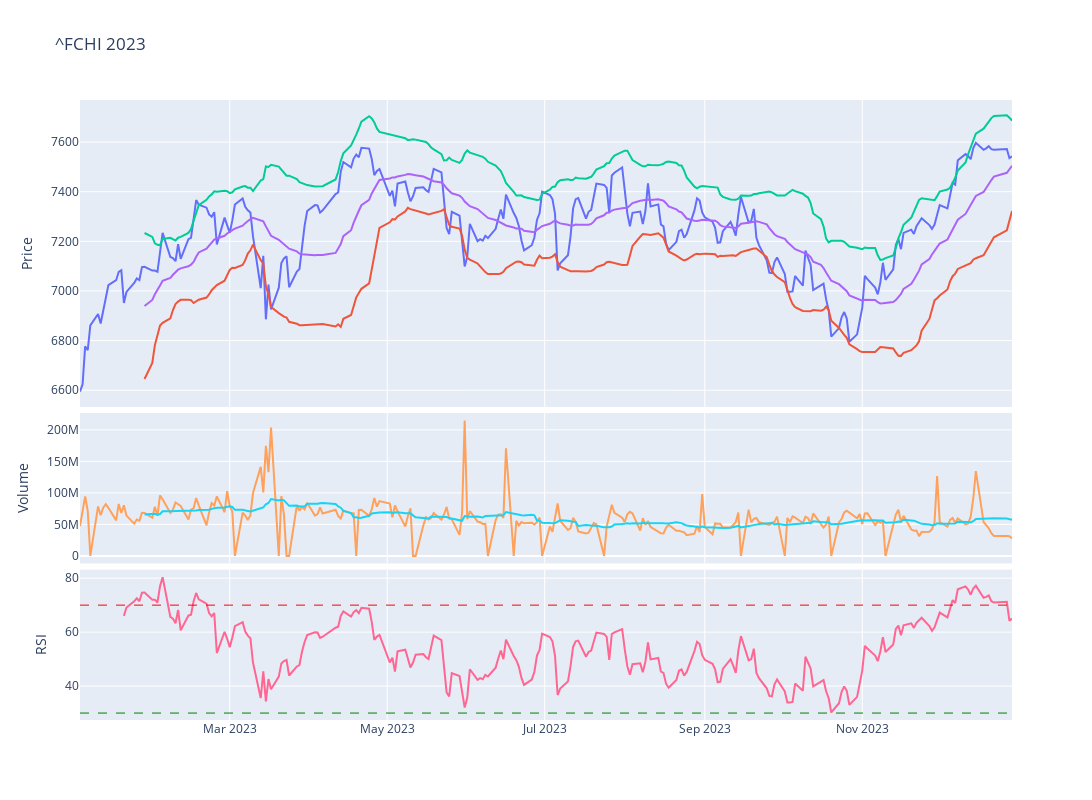

Source (notebook cell):
### Code cell
# Plot the adjusted close price of the ^IBEX for year
fig = make_subplots(rows=4, cols=1,shared_xaxes=True,vertical_spacing=0.01,specs=[[{'rowspan':2,'colspan':1}],[None],[{'rowspan':1,'colspan':1}],[{'rowspan':1,'colspan':1}]])

# Graph (1,1)
fig.add_trace(go.Scatter(x=stock_cac['Adj Close'].loc[year].index,y=stock_cac['Adj Close'].loc[year],mode="lines",name=f'{ticker}'),row=1,col=1)
fig.add_trace(go.Scatter(x=stock_cac['BB_Lower'].loc[year].index,y=stock_cac['BB_Lower'].loc[year],mode="lines",name='BB_Lower'),row=1,col=1)
fig.add_trace(go.Scatter(x=stock_cac['BB_Upper'].loc[year].index,y=stock_cac['BB_Upper'].loc[year],mode="lines",name='BB_Upper'),row=1,col=1)
fig.add_trace(go.Scatter(x=stock_cac['MMA20'].loc[year].index,y=stock_cac['MMA20'].loc[year],mode="lines",name='MMA20'),row=1,col=1)
# Update xaxis properties
fig.update_yaxes(title_text="Price", row=1, col=1)

# Graph (3,1)
fig.add_trace(go.Scatter(x=stock_cac['Volume'].loc[year].index,y=stock_cac['Volume'].loc[year],mode="lines",name='Volume'),row=3, col=1)
fig.add_trace(go.Scatter(x=stock_cac['Volume'].loc[year].index,y=stock_cac['Volume'].loc[year].rolling(20).mean(),mode="lines",name='MMA20'),row=3,col=1)
fig.update_yaxes(title_text="Volume", row=3, col=1)

# Graph (4,1)
fig.add_trace(go.Scatter(x=stock_cac['RSI'].loc[year].index,y=stock_cac['RSI'].loc[year],mode="lines",name='RSI'),row=4, col=1)
fig.add_hline(y=30, line_width=1, line_dash="dash", line_color="green",row=4,col=1)
fig.add_hline(y=70, line_width=1, line_dash="dash", line_color="red",row=4,col=1)
fig.update_yaxes(title_text="RSI", row=4, col=1)

fig.update_layout(height=800, width=1300,showlegend=False,title=f"{ticker} {year}")

fig.show()

### Figure 1 — Plotly figure (JSON) as saved in the notebook; plotly's stock layout.template omitted (floating-point values rounded to 4 significant figures; data arrays with more than 128 entries replaced by an {"elided": "..."} marker saying what was removed)
{"data": [{"mode": "lines", "name": "^FCHI", "type": "scatter", "x": {"elided": "255 str values"}, "xaxis": "x", "y": {"elided": "255 float values"}, "yaxis": "y"}, {"mode": "lines", "name": "BB_Lower", "type": "scatter", "x": {"elided": "255 str values"}, "xaxis": "x", "y": {"elided": "255 float values"}, "yaxis": "y"}, {"mode": "lines", "name": "BB_Upper", "type": "scatter", "x": {"elided": "255 str values"}, "xaxis": "x", "y": {"elided": "255 float values"}, "yaxis": "y"}, {"mode": "lines", "name": "MMA20", "type": "scatter", "x": {"elided": "255 str values"}, "xaxis": "x", "y": {"elided": "255 float values"}, "yaxis": "y"}, {"mode": "lines", "name": "Volume", "type": "scatter", "x": {"elided": "255 str values"}, "xaxis": "x2", "y": {"elided": "255 int values"}, "yaxis": "y2"}, {"mode": "lines", "name": "MMA20", "type": "scatter", "x": {"elided": "255 str values"}, "xaxis": "x2", "y": {"elided": "255 int values"}, "yaxis": "y2"}, {"mode": "lines", "name": "RSI", "type": "scatter", "x": {"elided": "255 str values"}, "xaxis": "x3", "y": {"elided": "255 float values"}, "yaxis": "y3"}], "layout": {"height": 800, "shapes": [{"line": {"color": "green", "dash": "dash", "width": 1}, "type": "line", "x0": 0, "x1": 1, "xref": "x3 domain", "y0": 30, "y1": 30, "yref": "y3"}, {"line": {"color": "red", "dash": "dash", "width": 1}, "type": "line", "x0": 0, "x1": 1, "xref": "x3 domain", "y0": 70, "y1": 70, "yref": "y3"}], "showlegend": false, "title": {"text": "^FCHI 2023"}, "width": 1300, "xaxis": {"anchor": "y", "domain": [0, 1], "matches": "x3", "showticklabels": false}, "xaxis2": {"anchor": "y2", "domain": [0, 1], "matches": "x3", "showticklabels": false}, "xaxis3": {"anchor": "y3", "domain": [0, 1]}, "yaxis": {"anchor": "x", "domain": [0.505, 1], "title": {"text": "Price"}}, "yaxis2": {"anchor": "x2", "domain": [0.2525, 0.495], "title": {"text": "Volume"}}, "yaxis3": {"anchor": "x3", "domain": [0, 0.2425], "title": {"text": "RSI"}}}}
